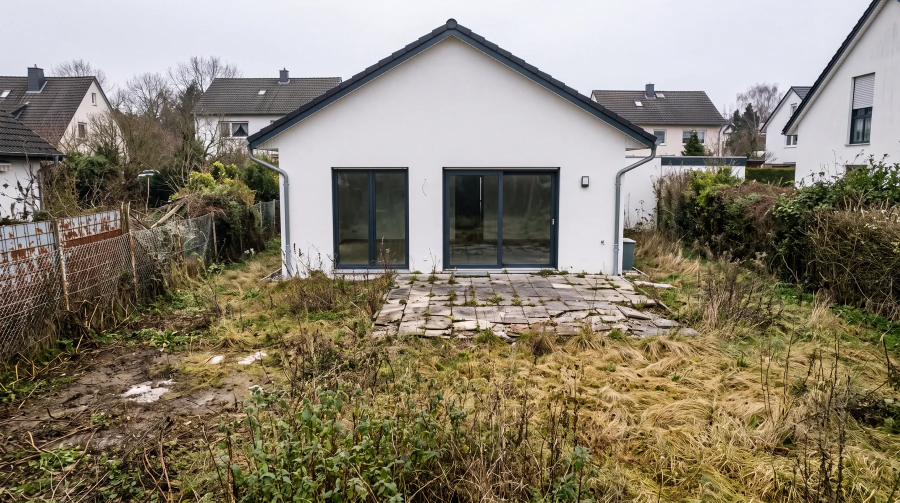
#> input picture assets/img/f1-vorher-m.webp, 1800 x 1005 px (shown at 1/2 size)
$ python -i assets.py   (imports and definitions only)
#> lines starting #> are read from the running program, lines starting #| are printed output that depends on the picture
#> further down, picture is the input picture: PIL image 1800x1005 RGB; mean R, G, B 136.7, 128.4, 110.6
#!/usr/bin/env python3
"""Baut die Web-Bilder aus den 4K-Originalen (sjinn 5504x3072 bzw. 3072x5504).

Quelle:  assets-roh/4k/<ID>.png|jpg   (ID = WW-F1, WW-R1 ...)
Ziel:    site/assets/img/<name>.webp (lange Kante 3840) und <name>-m.webp (lange Kante 1800)
         r3-rolle: Magenta freistellen -> PNG mit Alpha (1600 / 800)
Schreibt site/assets/js/img.js (window.WW_IMG + Versionsstempel).
Cache (Dropbox lädt große Quellen bei jedem Öffnen neu): unveränderte Quellen werden nicht geöffnet.

Start: python3 tools/assets.py
"""
import json
import os
import time

import numpy as np
from PIL import Image

ROOT = os.path.dirname(os.path.dirname(os.path.abspath(__file__)))
RAW = os.path.join(ROOT, "assets-roh", "4k")
OUT = os.path.join(ROOT, "site", "assets", "img")
CACHE = os.path.join(ROOT, "tools", ".assets-cache.json")
# [1 line not run here, left out]

NAMES = {
    "WW-F1": "f1-vorher", "WW-K1": "k1-karriere", "WW-R1": "r1-erde", "WW-R2": "r2-rasen",
    "WW-R3": "r3-rolle", "WW-R4": "r4-hand", "WW-V1": "v1-nachher", "WW-V0": "v0-vorher",
    "WW-S1": "s1-pflaster", "WW-S2": "s2-rasen", "WW-S3": "s3-mauern", "WW-S4": "s4-bewaesserung",
    "WW-S5": "s5-pflege", "WW-P1": "p1-handyfoto",
    "WW-O0": "o0-vorher", "WW-O1": "o1-aushub", "WW-O2": "o2-unterbau", "WW-O3": "o3-pflaster", "WW-O4": "o4-nachher",
}
PNG = {"r3-rolle"}


def fit(im, long):
    s = long / max(im.size)
    return im.resize((round(im.width * s), round(im.height * s)), Image.LANCZOS) if s < 1 else im


def key_magenta(im):
    a = np.asarray(im.convert("RGB")).astype(np.float32)
    r, g, b = a[..., 0], a[..., 1], a[..., 2]
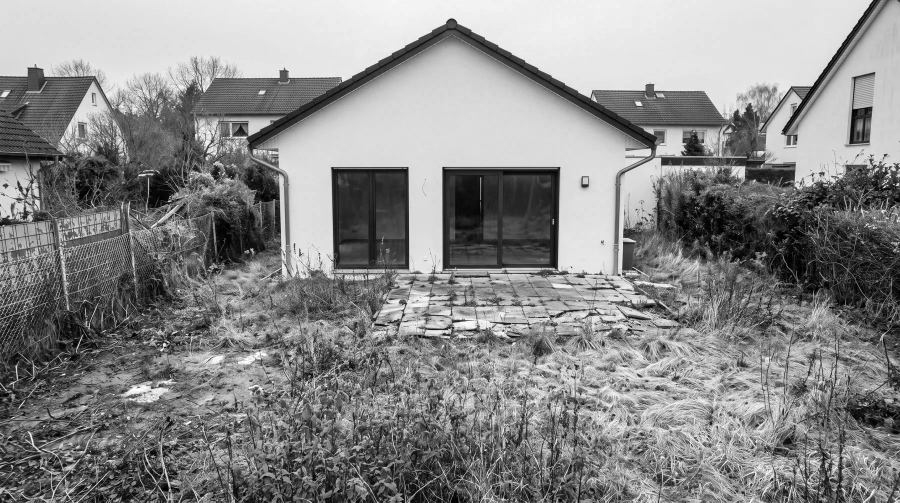
#> r: shape (1005, 1800) float32 (shown at 1/2 size); min 0, max 255, mean 136.7
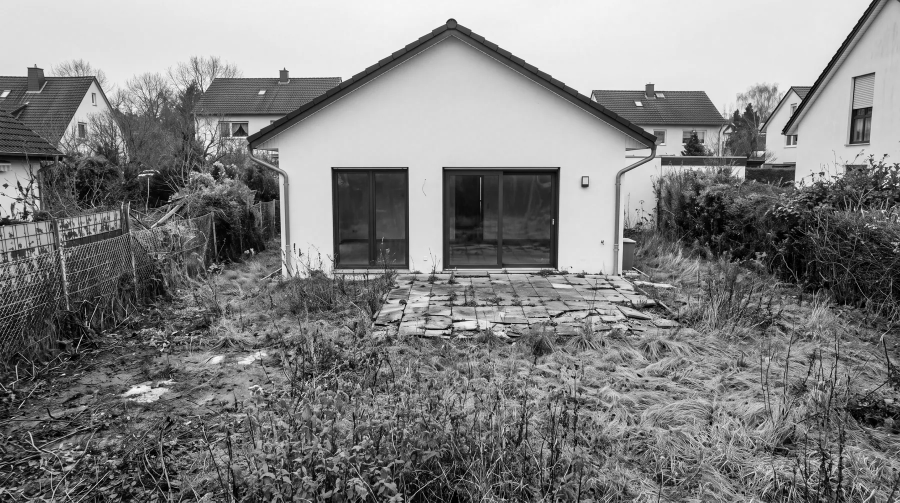
#> g: shape (1005, 1800) float32 (shown at 1/2 size); min 0, max 255, mean 128.4
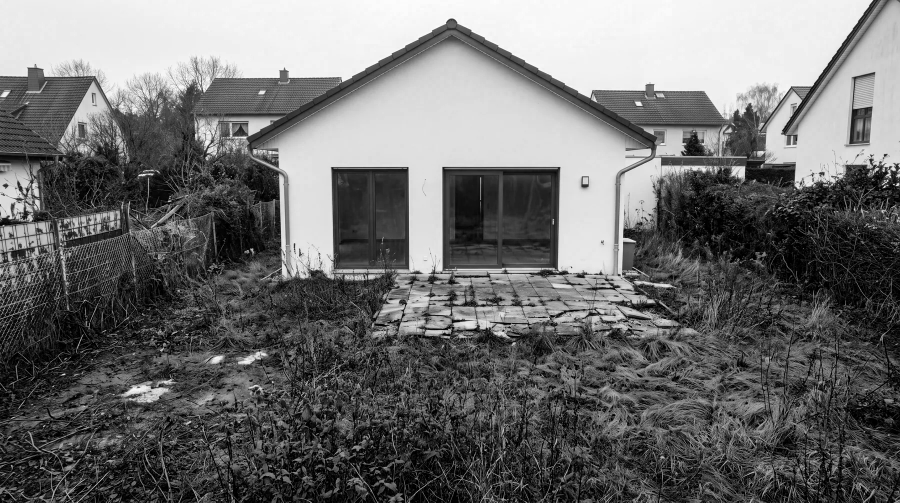
#> b: shape (1005, 1800) float32 (shown at 1/2 size); min 0, max 255, mean 110.6
    mag = np.clip(((r + b) / 2 - g - 60) / 80, 0, 1)
#> mag: shape (1005, 1800) float32; every value is 0
    alpha = (1 - mag) * 255
#> alpha: shape (1005, 1800) float32; every value is 255
    spill = np.clip(((r + b) / 2 - g) / 255, 0, 1) * (alpha < 250)
    rgba = np.dstack([np.clip(r - spill * 60, 0, 255), g, np.clip(b - spill * 60, 0, 255), alpha]).astype(np.uint8)
    out = Image.fromarray(rgba, "RGBA")
    bbox = out.getchannel("A").point(lambda v: 255 if v > 20 else 0).getbbox()
#> bbox = (0, 0, 1800, 1005)
    return out.crop(bbox) if bbox else out


def main():
    cache = json.load(open(CACHE)) if os.path.exists(CACHE) else {}
    info = {}
    for f in sorted(os.listdir(RAW)) if os.path.isdir(RAW) else []:
        rid, ext = os.path.splitext(f)
        name = NAMES.get(rid)
        if not name or ext.lower() not in (".png", ".jpg", ".jpeg", ".webp"):
            continue
        src = os.path.join(RAW, f)
        st = os.stat(src)
        key = "%s|%d|%d" % (f, st.st_size, int(st.st_mtime))
        outs = [os.path.join(OUT, name + s) for s in ((".png", "-m.png") if name in PNG else (".webp", "-m.webp"))]
        if cache.get(name, {}).get("key") == key and all(os.path.exists(o) for o in outs):
            info[name] = cache[name]["info"]
            continue
        im = Image.open(src)
        im.load()
        if name in PNG:
            cut = key_magenta(im)
            fit(cut, 1600).save(outs[0], optimize=True)
            fit(cut, 800).save(outs[1], optimize=True)
            i = {"w": cut.width, "h": cut.height, "png": 1}
        else:
            rgb = im.convert("RGB")
            fit(rgb, 3840).save(outs[0], "WEBP", quality=82, method=6)
            fit(rgb, 1800).save(outs[1], "WEBP", quality=80, method=6)
            i = {"w": im.width, "h": im.height}
        info[name] = i
        cache[name] = {"key": key, "info": i}
        print("gebaut", name, im.size)
    json.dump(cache, open(CACHE, "w"))
    info["_v"] = int(time.time())
    js = os.path.join(ROOT, "site", "assets", "js", "img.js")
    open(js, "w").write("window.WW_IMG=" + json.dumps(info) + ";\n")
    print("img.js:", len(info) - 1, "Bilder")


# [2 lines not run here, left out]

>>> from PIL import Image
>>> picture = Image.open('../assets/img/f1-vorher-m.webp')
>>> result = key_magenta(picture)

$ run again, on assets/img/rund/b2-m.webp
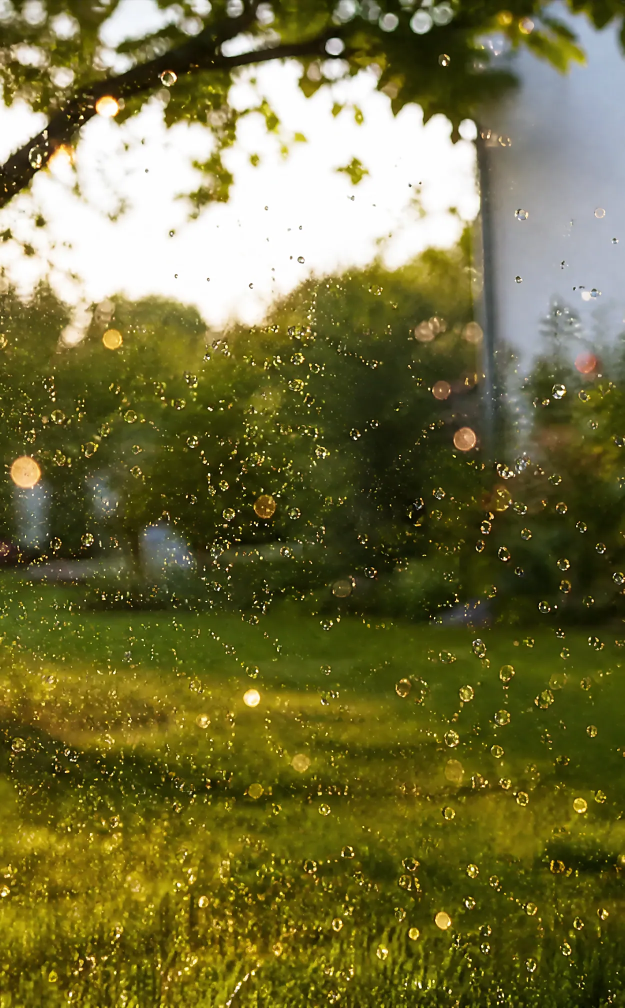
#> input picture assets/img/rund/b2-m.webp, 1249 x 2016 px (shown at 1/2 size)
#> picture is the input picture: PIL image 1249x2016 RGB; mean R, G, B 114.3, 110.9, 60.3
#> in key_magenta, `r, g, b = a[..., 0], a[..., 1], a[..., 2]`:
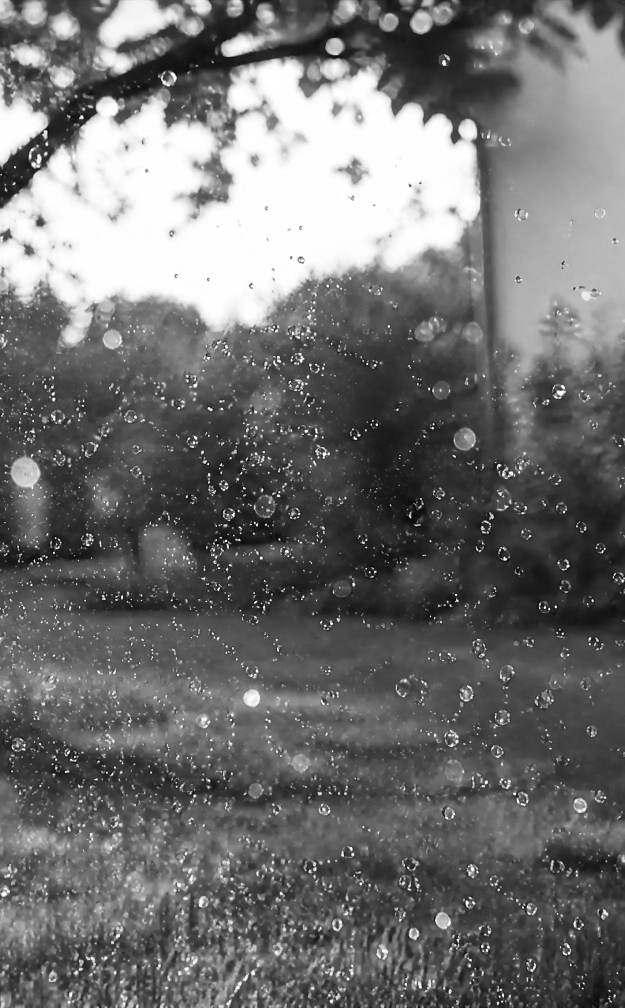
#> g: shape (2016, 1249) float32 (shown at 1/2 size); min 0, max 255, mean 110.9
#> in key_magenta, `r, g, b = a[..., 0], a[..., 1], a[..., 2]`:
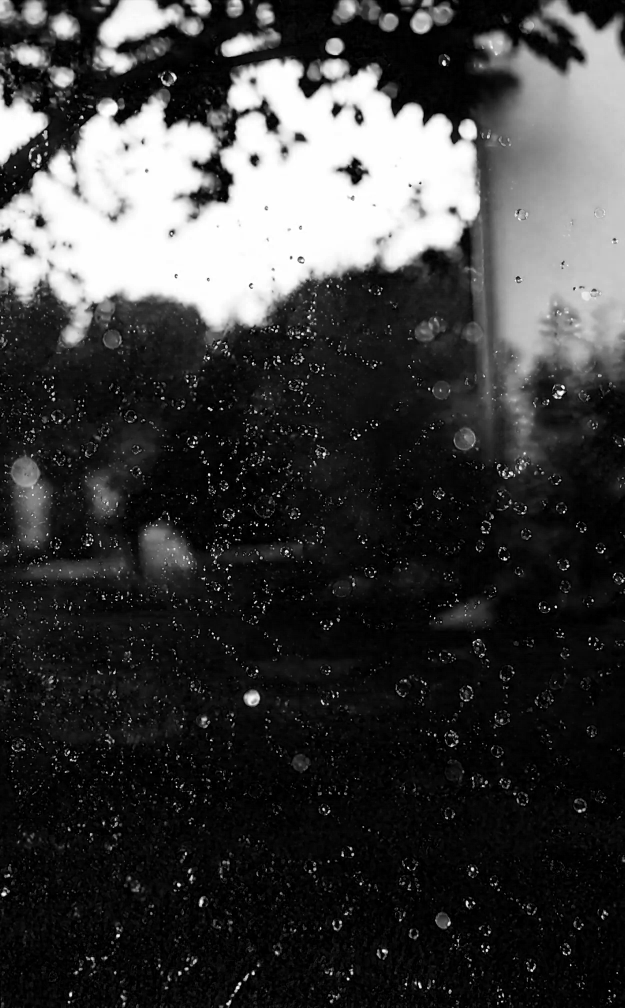
#> b: shape (2016, 1249) float32 (shown at 1/2 size); min 0, max 255, mean 60.3
#> mag: shape (2016, 1249) float32; every value is 0
#> alpha: shape (2016, 1249) float32; every value is 255
#> bbox = (0, 0, 1249, 2016)

$ run again, on assets/img/rund/b2.webp
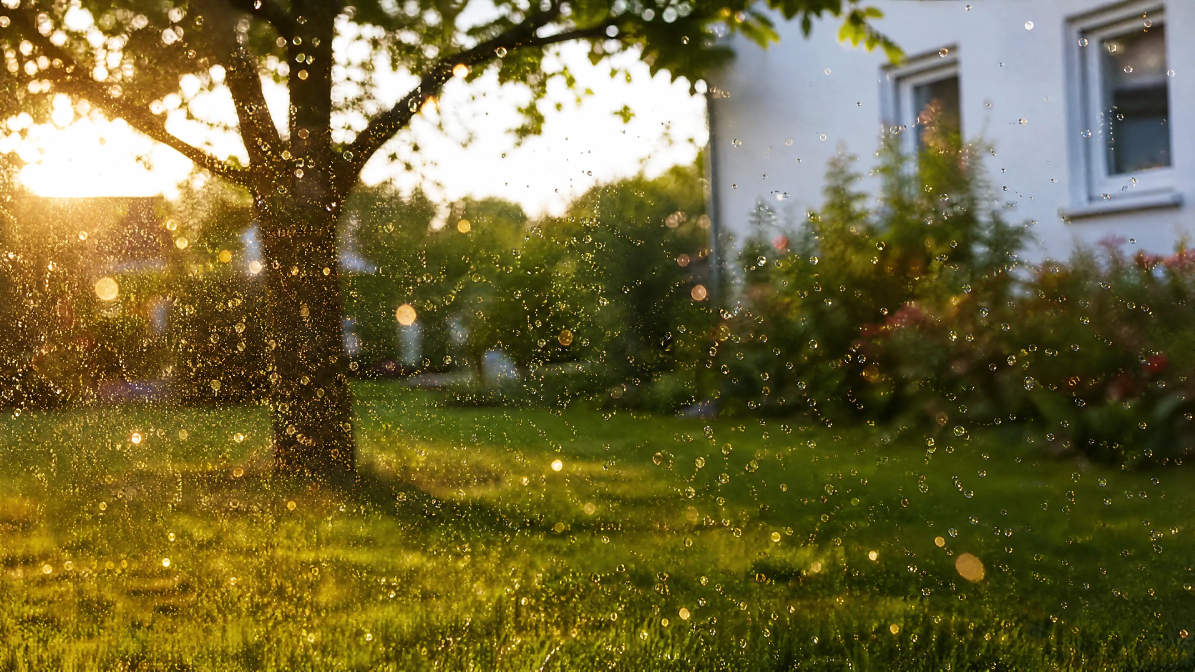
#> input picture assets/img/rund/b2.webp, 3584 x 2016 px (shown at 1/3 size)
#> picture is the input picture: PIL image 3584x2016 RGB; mean R, G, B 113.2, 104.5, 57.2
#> in key_magenta, `r, g, b = a[..., 0], a[..., 1], a[..., 2]`:
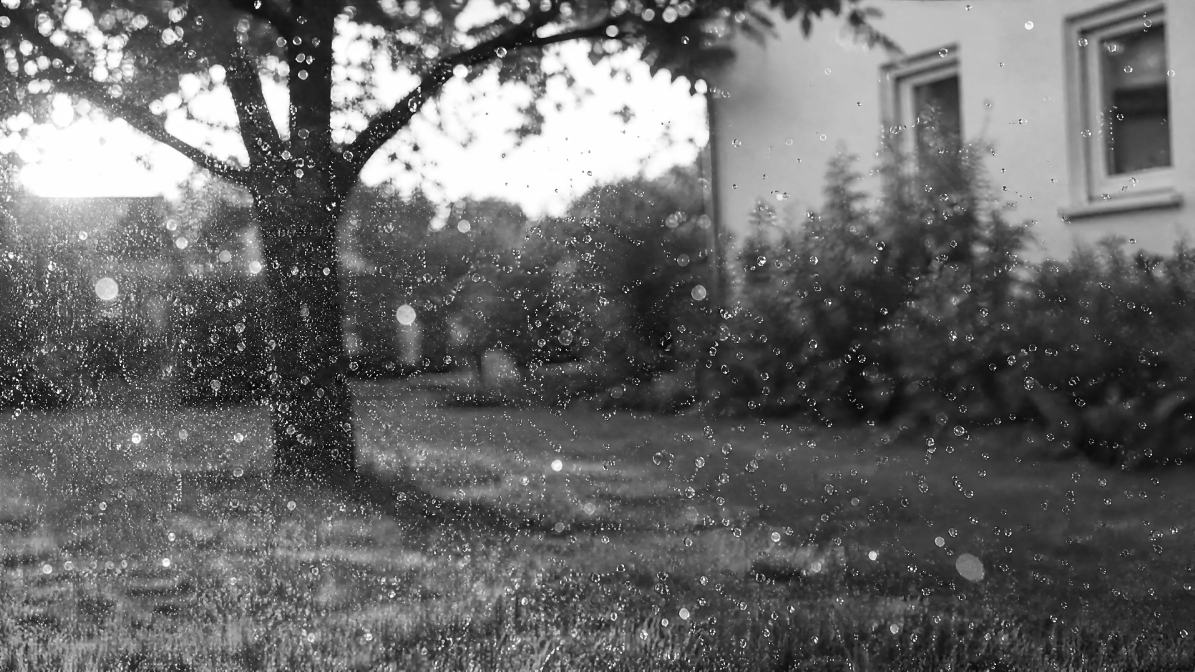
#> g: shape (2016, 3584) float32 (shown at 1/3 size); min 0, max 255, mean 104.5
#> in key_magenta, `r, g, b = a[..., 0], a[..., 1], a[..., 2]`:
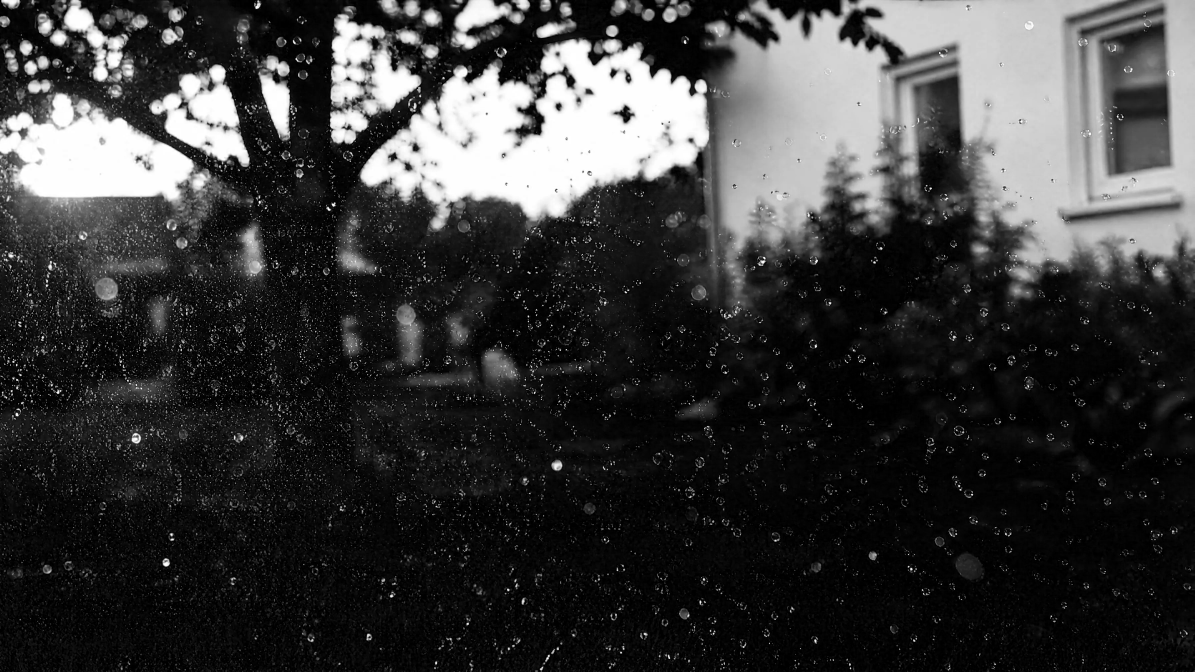
#> b: shape (2016, 3584) float32 (shown at 1/3 size); min 0, max 255, mean 57.2
#> mag: shape (2016, 3584) float32; every value is 0
#> alpha: shape (2016, 3584) float32; every value is 255
#> bbox = (0, 0, 3584, 2016)
